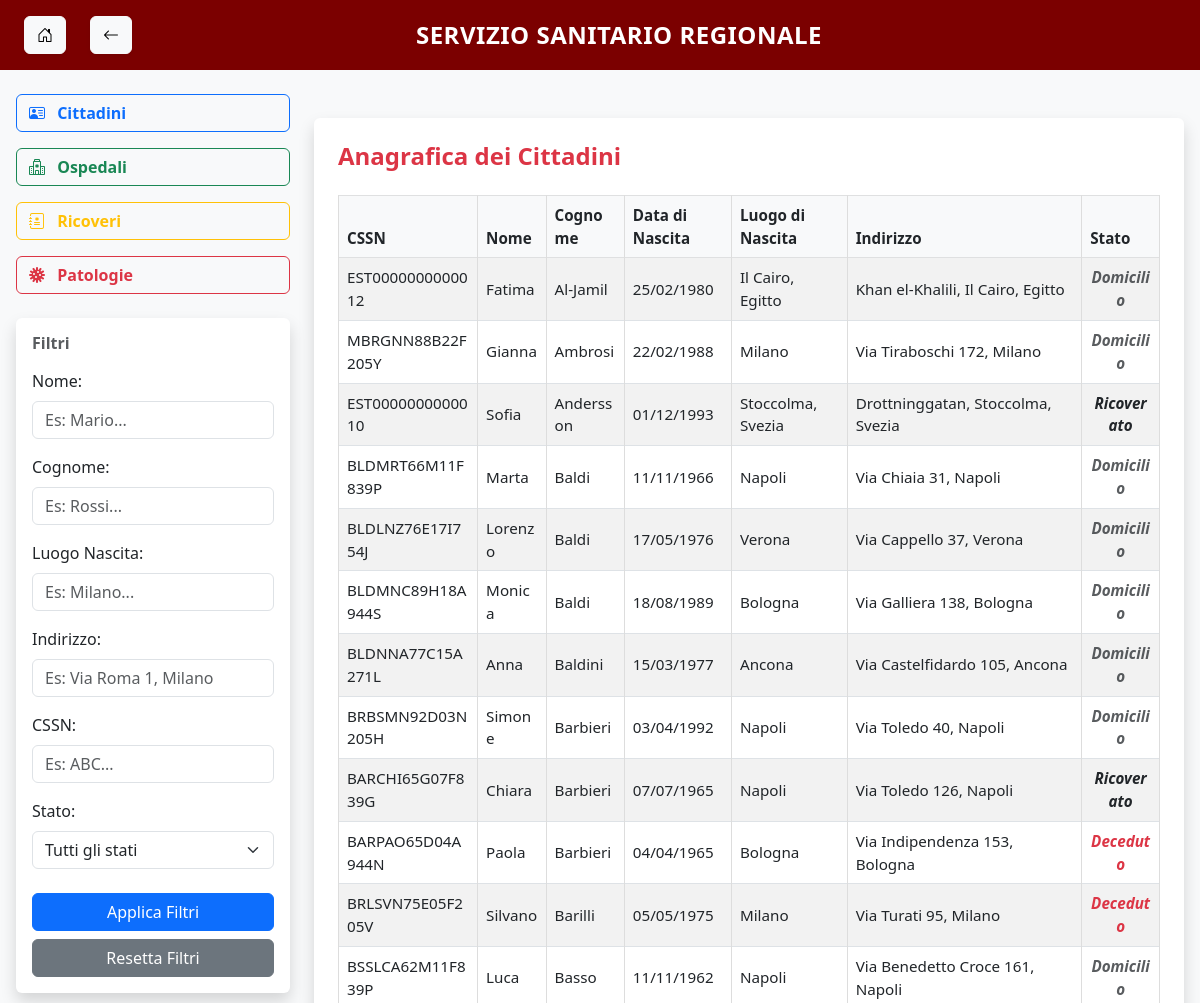
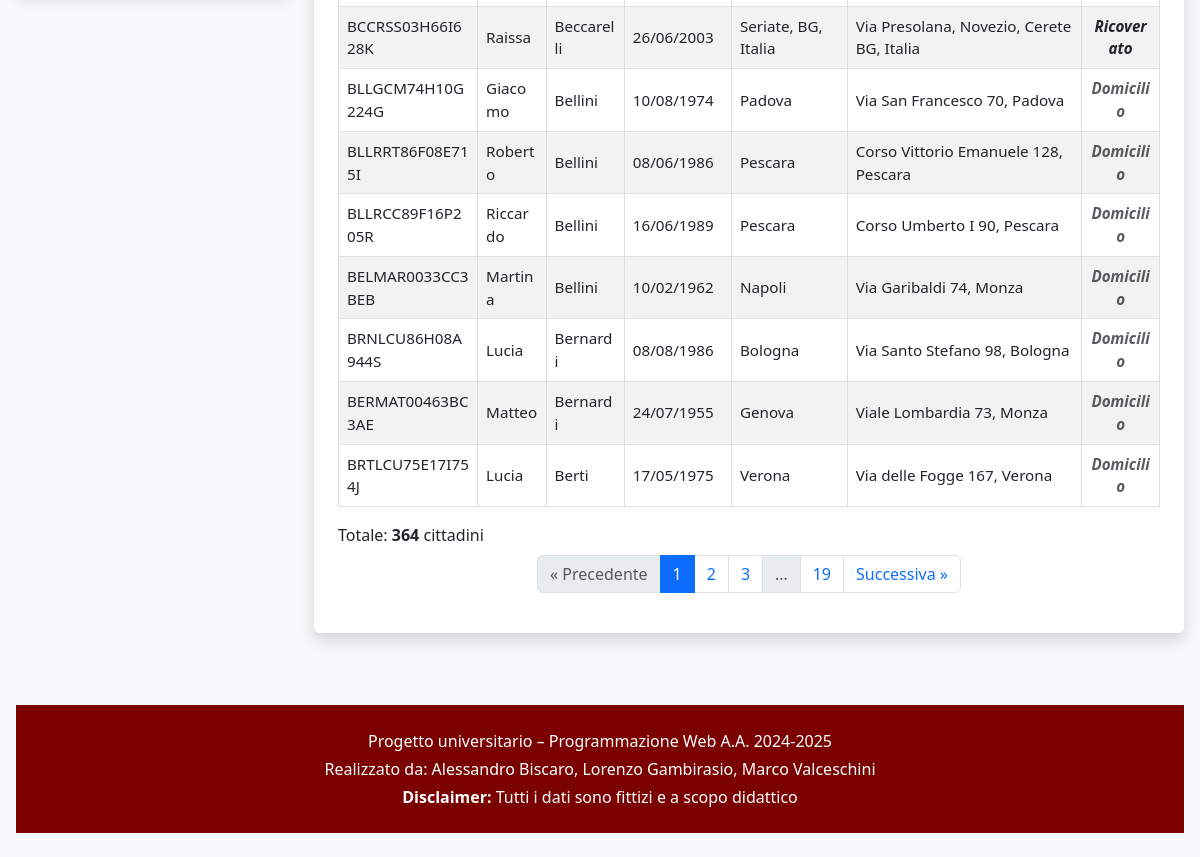
Page /cittadini/ on the committed database (2 pictures, top to bottom).
### main/models.py (models this page shows, shortened)
class Cittadino(models.Model):
    CSSN = models.CharField(max_length=16, primary_key=True, db_column='CSSN')
    nome = models.CharField(max_length=100, db_column='nome')
    cognome = models.CharField(max_length=100, db_column='cognome')
    data_nascita = models.DateField(db_column='dataNascita')
    città = models.CharField(max_length=100, db_column='luogoNascita')
    via = models.CharField(max_length=100, db_column='indirizzo')
    deceduto = models.IntegerField(db_column='deceduto')  # 0 = domiciliato, 1 = deceduto
    class Meta:
        db_table = 'main_cittadino'
        managed = False
    @property
    def stato(self):
        if self.deceduto == 1:
            return 'Deceduto'
        from .models import Ricovero
        return 'Ricoverato' if Ricovero.objects.filter(CSSN=self.CSSN, stato=0).exists() else 'Domicilio'

### main/views.py (the view)
# urls.py: path('cittadini/', views.lista_cittadini, name='cittadini'),
def lista_cittadini(request):
    cittadini = models.Cittadino.objects.all()
    nome = request.GET.get('nome', '')
    cognome = request.GET.get('cognome', '')
    luogo = request.GET.get('luogo', '')
    indirizzo = request.GET.get('indirizzo', '')
    cssn = request.GET.get('cssn', '')
    stato = request.GET.get('stato', '')
    if nome:
        cittadini = cittadini.filter(nome__icontains=nome)
    if cognome:
        cittadini = cittadini.filter(cognome__icontains=cognome)
    if luogo:
        cittadini = cittadini.filter(città__icontains=luogo)
    if indirizzo:
        cittadini = cittadini.filter(via__icontains=indirizzo)
    if cssn:
        cittadini = cittadini.filter(CSSN__icontains=cssn)
    if stato:
        cittadini = [c for c in cittadini if c.stato == stato]
    sort_field = request.GET.get('sort', 'cognome')  # default
    sort_order = request.GET.get('order', 'asc')
    if sort_order == 'desc':
        sort_field = '-' + sort_field
    try:
        cittadini = cittadini.order_by(sort_field)
    except Exception:
        pass  # se sort_field non è valido, ignora
    paginator = Paginator(cittadini, 20)
    page_number = request.GET.get("page")
    page_obj = paginator.get_page(page_number)
    columns = [
        ('CSSN', 'CSSN'),
        ('nome', 'Nome'),
        ('cognome', 'Cognome'),
        ('data_nascita', 'Data di Nascita'),
        ('città', 'Luogo di Nascita'),
        ('via', 'Indirizzo'),
        ('stato', 'Stato'),
    ]
    context = {
        'filtro_template': 'filtri/filtro_cittadini.html',
        'page_obj': page_obj,
        'cittadini': page_obj.object_list,
        'current_sort': request.GET.get('sort', ''),
        'current_order': request.GET.get('order', ''),
        'columns': columns,
    }
    return render(request, 'cittadini.html', context)

### main/templates/cittadini.html (shortened to what this page needs)
{% extends "base.html" %}
{% block content %}
<div class="container-fluid px-0 py-4">
  <div class="row">
    <section class="col-12">
      <div class="bg-white p-4 rounded shadow">
        <h4 class="mb-4 text-danger fw-bold">Anagrafica dei Cittadini</h4>
        <div class="table-responsive">
  <table class="table table-striped table-hover table-bordered w-100 text-center align-middle">
<thead class="table-light">
  <tr>
    {% for col, label in columns %}
      <th>
        <a href="?sort={{ col }}&order={% if current_sort == col and current_order == 'asc' %}desc{% else %}asc{% endif %}"
           class="text-decoration-none text-dark">
          {{ label }}
        </a>
      </th>
    {% endfor %}
  </tr>
</thead>
    <tbody>
      {% for cittadino in cittadini %}
      <tr>
        <td>{{ cittadino.CSSN }}</td>
        <td>{{ cittadino.nome }}</td>
        <td>{{ cittadino.cognome }}</td>
        <td>{{ cittadino.data_nascita|date:"d/m/Y" }}</td>
        <td>{{ cittadino.città }}</td>
        <td>{{ cittadino.via }}</td>
        <td class="stato {% if cittadino.stato == 'Ricoverato' %}text-dark{% elif cittadino.stato == 'Deceduto' %}text-danger{% else %}text-muted{% endif %}">
  {{ cittadino.stato }}
</td>
      </tr>
      {% empty %}
      <tr>
        <td colspan="7" class="text-center text-muted">Nessun cittadino trovato.</td>
      </tr>
      {% endfor %}
    </tbody>
  </table>
  {% include 'partials/paginazione.html' %}
</div>
      </div>
    </section>
  </div>
</div>
{% endblock %}

### main/templates/base.html (shortened to what this page needs)
{% load static %}
<!DOCTYPE html>
<html lang="it">
<head>
  <link href="https://cdn.jsdelivr.net/npm/bootstrap@5.3.0/dist/css/bootstrap.min.css" rel="stylesheet">
  <link href="https://cdn.jsdelivr.net/npm/bootstrap-icons@1.10.5/font/bootstrap-icons.css" rel="stylesheet">
  <link rel="stylesheet" href="{% static 'css/style.css' %}">
</head>
<body class="bg-light">
  {% include "partials/header.html" %}
   <div class="container-fluid px-3 py-4">
      <div class="row">
        <aside class="col-md-3">
          {% include 'partials/menu_laterale.html' %}
          {% if filtro_template %}
            {% include filtro_template %}
          {% endif %}
        </aside>
        <main class="col-md-9">
          {% block content %}{% endblock %}
        </main>
      </div>
  {% include "partials/footer.html" %}
</body>
</html>

### main/templates/partials/header.html (shortened to what this page needs)
<header class="bg-header text-white py-3 px-4 d-flex justify-content-between align-items-center">
  <div class="d-flex gap-3">
<a href="{% url 'home' %}" class="btn btn-light me-2 shadow-sm">
  <i class="bi bi-house-door"></i>
</a>
<a href="javascript:history.back()" class="btn btn-light shadow-sm">
  <i class="bi bi-arrow-left"></i>
</a>
  </div>
  <h4 class="mb-0 fw-bold text-uppercase text-center flex-grow-1" style="letter-spacing: 0.5px;">
    {{ titolo_pagina|default:"Servizio Sanitario Regionale" }}
  </h4>
</header>

### main/templates/partials/menu_laterale.html
 {% load static %}
<div class="d-grid gap-3 mb-4">
  <a href="{% url 'cittadini' %}" class="btn btn-outline-primary text-start fw-bold">
    <i class="bi bi-person-vcard me-2"></i> Cittadini
  </a>
  <a href="{% url 'ospedali' %}" class="btn btn-outline-success text-start fw-bold">
    <i class="bi bi-hospital me-2"></i> Ospedali
  </a>
  <a href="{% url 'ricoveri' %}" class="btn btn-outline-warning text-start fw-bold">
    <i class="bi bi-journal-medical me-2"></i> Ricoveri
  </a>
  <a href="{% url 'patologie' %}" class="btn btn-outline-danger text-start fw-bold">
    <i class="bi bi-virus me-2"></i> Patologie
  </a>
</div>

### main/templates/filtri/filtro_cittadini.html (shortened to what this page needs)
<div class="bg-white p-3 rounded shadow">
  <h6 class="text-muted mb-3 fw-bold">Filtri</h6>
  <form method="get">
    <div class="mb-3">
      <label for="nome" class="form-label">Nome:</label>
      <input type="text" class="form-control" id="nome" name="nome" placeholder="Es: Mario..." value="{{ request.GET.nome }}">
    </div>
    <div class="mb-3">
      <label for="cognome" class="form-label">Cognome:</label>
      <input type="text" class="form-control" id="cognome" name="cognome" placeholder="Es: Rossi..." value="{{ request.GET.cognome }}">
    </div>
    <div class="mb-3">
      <label for="luogo" class="form-label">Luogo Nascita:</label>
      <input type="text" class="form-control" id="luogo" name="luogo" placeholder="Es: Milano..." value="{{ request.GET.luogo }}">
    </div>
    <div class="mb-3">
      <label for="indirizzo" class="form-label">Indirizzo:</label>
      <input type="text" class="form-control" id="indirizzo" name="indirizzo" placeholder="Es: Via Roma 1, Milano" value="{{ request.GET.indirizzo }}">
    </div>
    <div class="mb-3">
      <label for="cssn" class="form-label">CSSN:</label>
      <input type="text" class="form-control" id="cssn" name="cssn" placeholder="Es: ABC..." value="{{ request.GET.cssn }}">
    </div>
    <div class="mb-4">
      <label for="stato" class="form-label">Stato:</label>
      <select class="form-select" id="stato" name="stato">
        <option value="">Tutti gli stati</option>
      </select>
    </div>
    <div class="d-grid gap-2">
      <button type="submit" class="btn btn-primary">Applica Filtri</button>
      <a href="{% url 'cittadini' %}" class="btn btn-secondary">Resetta Filtri</a>
    </div>
  </form>
</div>

### main/templates/partials/paginazione.html
{% if page_obj.paginator.num_pages > 1 %}
  <div class="total-count mt-3">Totale: <strong>{{ page_obj.paginator.count }}</strong> cittadini</div>
  <nav aria-label="Paginazione" class="mt-2">
    <ul class="pagination justify-content-center">
      {% if page_obj.has_previous %}
        <li class="page-item">
          <a class="page-link" href="?page={{ page_obj.previous_page_number }}{{ request.GET.urlencode|cut:'page='|yesno:',&' }}">« Precedente</a>
        </li>
      {% else %}
        <li class="page-item disabled"><span class="page-link">« Precedente</span></li>
      {% endif %}
      {% for num in page_obj.paginator.page_range %}
        {% if num == page_obj.number %}
          <li class="page-item active"><span class="page-link">{{ num }}</span></li>
        {% elif num >= page_obj.number|add:-2 and num <= page_obj.number|add:2 %}
          <li class="page-item"><a class="page-link" href="?page={{ num }}">{{ num }}</a></li>
        {% elif num == 1 or num == page_obj.paginator.num_pages %}
          <li class="page-item"><a class="page-link" href="?page={{ num }}">{{ num }}</a></li>
        {% elif forloop.counter == 2 or forloop.counter == page_obj.paginator.num_pages|add:'-1' %}
          <li class="page-item disabled"><span class="page-link">…</span></li>
        {% endif %}
      {% endfor %}
      {% if page_obj.has_next %}
        <li class="page-item">
          <a class="page-link" href="?page={{ page_obj.next_page_number }}{{ request.GET.urlencode|cut:'page='|yesno:',&' }}">Successiva »</a>
        </li>
      {% else %}
        <li class="page-item disabled"><span class="page-link">Successiva »</span></li>
      {% endif %}
    </ul>
  </nav>
{% endif %}

### main/templates/partials/footer.html
 {% load static %}
<footer class="text-center py-4 mt-5 bg-header text-white">
    <p class="mb-1">Progetto universitario – Programmazione Web A.A. 2024-2025</p>
    <p class="mb-1">Realizzato da: Alessandro Biscaro, Lorenzo Gambirasio, Marco Valceschini</p>
    <p class="mb-0"><strong>Disclaimer:</strong> Tutti i dati sono fittizi e a scopo didattico</p>
  </footer>

### main/static/css/style.css (style rules this page uses)
body { background-color: #f8f9fa; }
.bg-header { background-color: #7b0000; }
table { width: 100%; border-collapse: collapse; table-layout: auto; font-size: 0.95rem; }
th, td { padding: 0.75rem; border: 1px solid #ddd; text-align: left; word-break: break-word; }
.total-count { margin-top: 1rem; font-weight: 500; }
td.stato { font-style: italic; text-align: center; font-weight: 600; }

### rows in the picture
Cittadino: CSSN "EST0000000000012", nome "Fatima", cognome "Al-Jamil", data_nascita "25/02/1980", città "Il Cairo, Egitto", via "Khan el-Khalili, Il Cairo, Egitto", stato "Domicilio"
Cittadino: CSSN "MBRGNN88B22F205Y", nome "Gianna", cognome "Ambrosi", data_nascita "22/02/1988", città "Milano", via "Via Tiraboschi 172, Milano", stato "Domicilio"
Cittadino: CSSN "EST0000000000010", nome "Sofia", cognome "Andersson", data_nascita "01/12/1993", città "Stoccolma, Svezia", via "Drottninggatan, Stoccolma, Svezia", stato "Ricoverato"
Cittadino: CSSN "BLDMRT66M11F839P", nome "Marta", cognome "Baldi", data_nascita "11/11/1966", città "Napoli", via "Via Chiaia 31, Napoli", stato "Domicilio"
Cittadino: CSSN "BLDLNZ76E17I754J", nome "Lorenzo", cognome "Baldi", data_nascita "17/05/1976", città "Verona", via "Via Cappello 37, Verona", stato "Domicilio"
Cittadino: CSSN "BLDMNC89H18A944S", nome "Monica", cognome "Baldi", data_nascita "18/08/1989", città "Bologna", via "Via Galliera 138, Bologna", stato "Domicilio"
Cittadino: CSSN "BLDNNA77C15A271L", nome "Anna", cognome "Baldini", data_nascita "15/03/1977", città "Ancona", via "Via Castelfidardo 105, Ancona", stato "Domicilio"
Cittadino: CSSN "BRBSMN92D03N205H", nome "Simone", cognome "Barbieri", data_nascita "03/04/1992", città "Napoli", via "Via Toledo 40, Napoli", stato "Domicilio"
Cittadino: CSSN "BARCHI65G07F839G", nome "Chiara", cognome "Barbieri", data_nascita "07/07/1965", città "Napoli", via "Via Toledo 126, Napoli", stato "Ricoverato"
Cittadino: CSSN "BARPAO65D04A944N", nome "Paola", cognome "Barbieri", data_nascita "04/04/1965", città "Bologna", via "Via Indipendenza 153, Bologna", stato "Deceduto"
Cittadino: CSSN "BRLSVN75E05F205V", nome "Silvano", cognome "Barilli", data_nascita "05/05/1975", città "Milano", via "Via Turati 95, Milano", stato "Deceduto"
Cittadino: CSSN "BSSLCA62M11F839P", nome "Luca", cognome "Basso", data_nascita "11/11/1962", città "Napoli", via "Via Benedetto Croce 161, Napoli", stato "Domicilio"
Cittadino: CSSN "BCCRSS03H66I628K", nome "Raissa", cognome "Beccarelli", data_nascita "26/06/2003", città "Seriate, BG, Italia", via "Via Presolana, Novezio, Cerete BG, Italia", stato "Ricoverato"
Cittadino: CSSN "BLLGCM74H10G224G", nome "Giacomo", cognome "Bellini", data_nascita "10/08/1974", città "Padova", via "Via San Francesco 70, Padova", stato "Domicilio"
Cittadino: CSSN "BLLRRT86F08E715I", nome "Roberto", cognome "Bellini", data_nascita "08/06/1986", città "Pescara", via "Corso Vittorio Emanuele 128, Pescara", stato "Domicilio"
Cittadino: CSSN "BLLRCC89F16P205R", nome "Riccardo", cognome "Bellini", data_nascita "16/06/1989", città "Pescara", via "Corso Umberto I 90, Pescara", stato "Domicilio"
Cittadino: CSSN "BELMAR0033CC3BEB", nome "Martina", cognome "Bellini", data_nascita "10/02/1962", città "Napoli", via "Via Garibaldi 74, Monza", stato "Domicilio"
Cittadino: CSSN "BRNLCU86H08A944S", nome "Lucia", cognome "Bernardi", data_nascita "08/08/1986", città "Bologna", via "Via Santo Stefano 98, Bologna", stato "Domicilio"
Cittadino: CSSN "BERMAT00463BC3AE", nome "Matteo", cognome "Bernardi", data_nascita "24/07/1955", città "Genova", via "Viale Lombardia 73, Monza", stato "Domicilio"
Cittadino: CSSN "BRTLCU75E17I754J", nome "Lucia", cognome "Berti", data_nascita "17/05/1975", città "Verona", via "Via delle Fogge 167, Verona", stato "Domicilio"

### other values in the picture
{{ titolo_pagina|default:"Servizio Sanitario Regionale" }} "SERVIZIO SANITARIO REGIONALE"
{{ label }} "CSSN" "Nome" "Cognome" "Data di Nascita" "Luogo di Nascita" "Indirizzo" "Stato"
{{ page_obj.paginator.count }} "364"
{{ num }} "1"
{{ num }} "2" "3"
{{ num }} "19"
